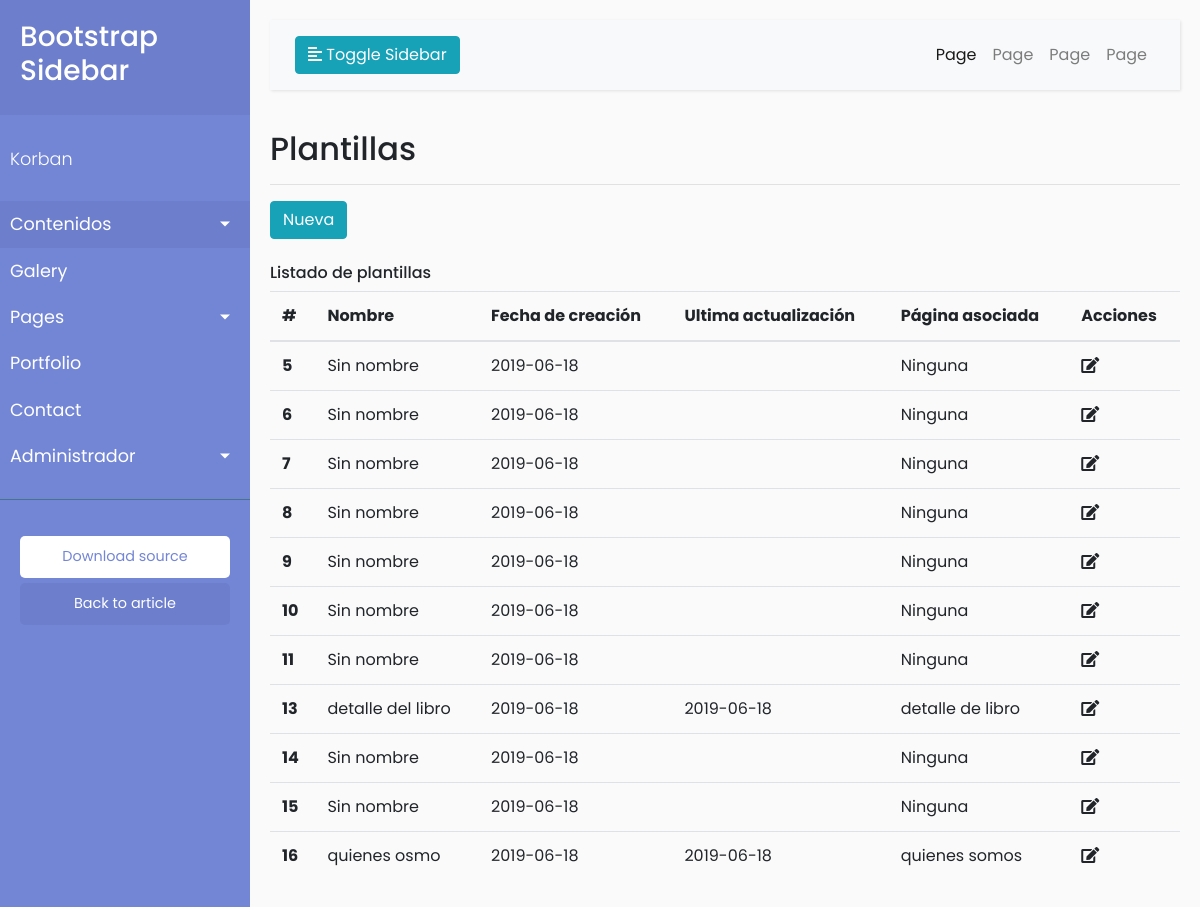
Before: /index.php/structure with the older database file.
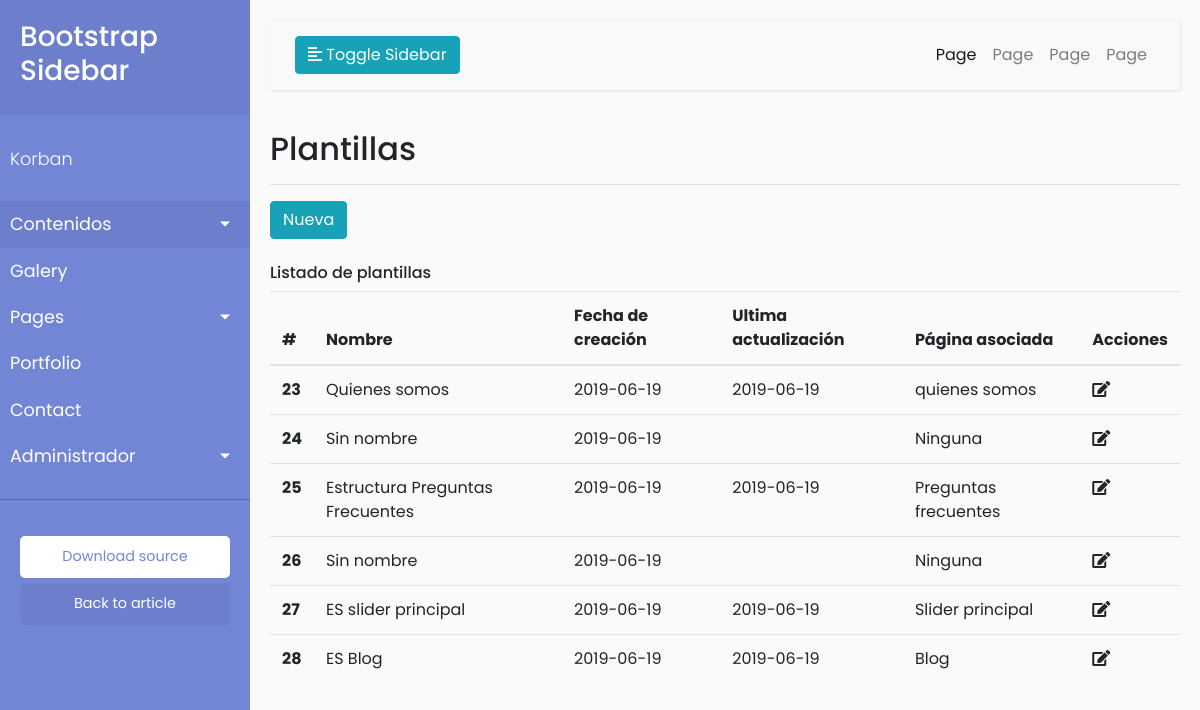
After: the same page with the newer database file.
### tables this page shows
CREATE TABLE `plantilla` (
  `id_plantilla` int(11) NOT NULL,
  `nombre` varchar(45) DEFAULT NULL,
  `fecha_creacion` date DEFAULT NULL,
  `fecha_modificacion` date DEFAULT NULL,
  `id_contenido` int(11) DEFAULT NULL
);

CREATE TABLE `contenido` (
  `id_contenido` int(11) NOT NULL,
  `nombre` varchar(45) DEFAULT NULL,
  `url` varchar(45) DEFAULT NULL,
  `fecha_creacion` date DEFAULT NULL,
  `fecha_modificacion` date DEFAULT NULL
);

### application/controllers/Structure.php (called while the page is built, shortened)
<?php
class Structure extends CI_Controller
{
   function __construct(){
      $this->load->model( 'StructureModel','structure');
   }
   public function index()
   {
      $data = array(
         'contents' => $this->structure->getContents(),
         'templates' => $this->structure->getTemplates()
      );
      $this->load->view('layout/header',$data);
      $this->load->view('structure/list',$data);
      $this->load->view('layout/footer');
   }
}

### index.php (called while the page is built, shortened)
<?php
require_once BASEPATH.'core/CodeIgniter.php';

### application/models/StructureModel.php (called while the page is built, shortened)
<?php
class StructureModel extends CI_Model
{
   public function getTemplates()
   {
      $result = $this->db->select("p.*,c.nombre as pagina")
         ->from("plantilla p")
         ->join("contenido c","c.id_contenido = p.id_contenido","left")
         ->get()
         ->result();
      return $result;
   }
}

### application/views/structure/list.php (the view)
<div class="row">
   <div class="col-12">
      <h2>Plantillas</h2>
      <hr>
   </div>
   <div class="col">
      <a class="btn btn-info" href="<?= site_url('structure/create') ?>"> Nueva </a>
   </div>
   <div class="col-12">
      <br>
      <h6>Listado de plantillas</h6>
      <div class="table-responsive">
         <table class="table">
            <thead>
               <tr>
                  <th scope="col">#</th>
                  <th scope="col">Nombre</th>
                  <th scope="col">Fecha de creación</th>
                  <th scope="col">Ultima actualización</th>
                  <th scope="col">Página asociada</th>
                  <th scope="col">Acciones</th>
               </tr>
            </thead>
            <tbody>
               <?php foreach ($templates as $template) : ?>
                  <tr>
                     <th scope="row"><?= $template->id_plantilla ?></th>
                     <td><?= $template->nombre ?></td>
                     <td><?= $template->fecha_creacion ?></td>
                     <td><?= $template->fecha_modificacion ?></td>
                     <td><?= ($template->pagina == '') ? 'Ninguna' : $template->pagina; ?></td>
                     <td><a href="<?= site_url('structure/edit') ?>"><i class="fas fa-edit"></i></a></td>
                  </tr>
               <?php endforeach; ?>
            </tbody>
         </table>
      </div>
   </div>
</div>

### application/views/layout/header.php (shortened to what this page needs)
<!doctype html>
<html lang="en">
<head>
   <link rel="stylesheet" href="<?= base_url('assets/css/bootstrap.min.css') ?>">
   <link rel="stylesheet" href="<?= base_url('assets/font-awesome/css/all.css') ?>">
   <link rel="stylesheet" href="<?= base_url('assets/css/base.css') ?>">
</head>
<body>
   <div class="wrapper">
      <nav id="sidebar">
         <div class="sidebar-header">
            <h3>Bootstrap Sidebar</h3>
         </div>
         <ul class="list-unstyled components">
            <p>Korban</p>
            <li class="active">
               <a href="#homeContents" data-toggle="collapse" aria-expanded="false" class="dropdown-toggle">Contenidos</a>
            </li>
            <li>
               <a href="<?= site_url('galeria') ?>">Galery</a>
            </li>
            <li>
               <a href="#pageSubmenu" data-toggle="collapse" aria-expanded="false" class="dropdown-toggle">Pages</a>
            </li>
            <li>
               <a href="#">Portfolio</a>
            </li>
            <li>
               <a href="#">Contact</a>
            </li>
            <li>
               <a href="#admin" data-toggle="collapse" aria-expanded="false" class="dropdown-toggle">Administrador</a>
            </li>
         </ul>
         <ul class="list-unstyled CTAs">
            <li>
               <a href="https://bootstrapious.com/tutorial/files/sidebar.zip" class="download">Download source</a>
            </li>
            <li>
               <a href="https://bootstrapious.com/p/bootstrap-sidebar" class="article">Back to article</a>
            </li>
         </ul>
      </nav>
      <div id="content">
         <nav class="navbar navbar-expand-lg navbar-light bg-light">
            <div class="container-fluid">
               <button type="button" id="sidebarCollapse" class="btn btn-info">
                  <i class="fas fa-align-left"></i>
                  <span>Toggle Sidebar</span>
               </button>
               <div class="collapse navbar-collapse" id="navbarSupportedContent">
                  <ul class="nav navbar-nav ml-auto">
                     <li class="nav-item active">
                        <a class="nav-link" href="#">Page</a>
                     </li>
                     <li class="nav-item">
                        <a class="nav-link" href="#">Page</a>
                     </li>
                     <li class="nav-item">
                        <a class="nav-link" href="#">Page</a>
                     </li>
                     <li class="nav-item">
                        <a class="nav-link" href="#">Page</a>
                     </li>
                  </ul>
               </div>
            </div>
         </nav>

### application/views/layout/footer.php (shortened to what this page needs)
</div>
</div>
</body>
</html>

### assets/css/base.css (style rules this page uses)
body { font-family: 'Poppins', sans-serif; background: #fafafa; }
p { font-family: 'Poppins', sans-serif; font-size: 1.1em; font-weight: 300; line-height: 1.7em; color: #999; }
a, a:hover, a:focus { color: inherit; text-decoration: none; transition: all 0.3s; }
.navbar { padding: 15px 10px; background: #fff; border: none; border-radius: 0; margin-bottom: 40px; box-shadow: 1px 1px 3px rgba(0, 0, 0, 0.1); }
.wrapper { display: flex; width: 100%; align-items: stretch; }
#sidebar { min-width: 250px; max-width: 250px; background: #7386D5; color: #fff; transition: all 0.3s; }
#sidebar .sidebar-header { padding: 20px; background: #6d7fcc; }
#sidebar ul.components { padding: 20px 0; border-bottom: 1px solid #47748b; }
#sidebar ul p { color: #fff; padding: 10px; }
#sidebar ul li a { padding: 10px; font-size: 1.1em; display: block; }
#sidebar ul li.active>a, a[aria-expanded="true"] { color: #fff; background: #6d7fcc; }
a[data-toggle="collapse"] { position: relative; }
.dropdown-toggle::after { display: block; position: absolute; top: 50%; right: 20px; transform: translateY(-50%); }
ul.CTAs { padding: 20px; }
ul.CTAs a { text-align: center; font-size: 0.9em !important; display: block; border-radius: 5px; margin-bottom: 5px; }
a.download { background: #fff; color: #7386D5; }
a.article, a.article:hover { background: #6d7fcc !important; color: #fff !important; }
#content { width: 100%; padding: 20px; min-height: 100vh; transition: all 0.3s; }

Changed rows visible on the page:
removed plantilla: id_plantilla "5", nombre "Sin nombre", fecha_creacion "2019-06-18", shows "Ninguna"
removed plantilla: id_plantilla "6", nombre "Sin nombre", fecha_creacion "2019-06-18", shows "Ninguna"
removed plantilla: id_plantilla "7", nombre "Sin nombre", fecha_creacion "2019-06-18", shows "Ninguna"
removed plantilla: id_plantilla "8", nombre "Sin nombre", fecha_creacion "2019-06-18", shows "Ninguna"
removed plantilla: id_plantilla "9", nombre "Sin nombre", fecha_creacion "2019-06-18", shows "Ninguna"
removed plantilla: id_plantilla "10", nombre "Sin nombre", fecha_creacion "2019-06-18", shows "Ninguna"
removed plantilla: id_plantilla "11", nombre "Sin nombre", fecha_creacion "2019-06-18", shows "Ninguna"
removed plantilla: id_plantilla "13", nombre "detalle del libro", fecha_creacion "2019-06-18", fecha_modificacion "2019-06-18", id_contenido.nombre "detalle de libro"
removed plantilla: id_plantilla "14", nombre "Sin nombre", fecha_creacion "2019-06-18", shows "Ninguna"
removed plantilla: id_plantilla "15", nombre "Sin nombre", fecha_creacion "2019-06-18", shows "Ninguna"
removed plantilla: id_plantilla "16", nombre "quienes osmo", fecha_creacion "2019-06-18", fecha_modificacion "2019-06-18", id_contenido.nombre "quienes somos"
added plantilla: id_plantilla "23", nombre "Quienes somos", fecha_creacion "2019-06-19", fecha_modificacion "2019-06-19", id_contenido.nombre "quienes somos"
added plantilla: id_plantilla "24", nombre "Sin nombre", fecha_creacion "2019-06-19", shows "Ninguna"
added plantilla: id_plantilla "25", nombre "Estructura Preguntas Frecuentes", fecha_creacion "2019-06-19", fecha_modificacion "2019-06-19", id_contenido.nombre "Preguntas frecuentes"
added plantilla: id_plantilla "26", nombre "Sin nombre", fecha_creacion "2019-06-19", shows "Ninguna"
added plantilla: id_plantilla "27", nombre "ES slider principal", fecha_creacion "2019-06-19", fecha_modificacion "2019-06-19", id_contenido.nombre "Slider principal"
added plantilla: id_plantilla "28", nombre "ES Blog", fecha_creacion "2019-06-19", fecha_modificacion "2019-06-19", id_contenido.nombre "Blog"
